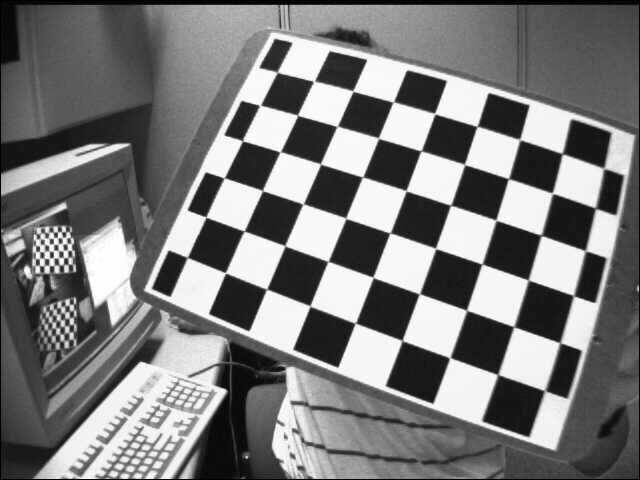
#> input picture Code/OpenCV/left03.jpg, 640 x 480 px; its folder holds 4 pictures in this run
$ python calibrate.py
#> lines starting #> are read from the running program, lines starting #| are printed output that depends on the picture; after the words box and inside, x2 and y2 are one past the last pixel; in counts of white or black regions, pixels touching at a corner belong together

from __future__ import print_function # python 2/3 compatibility
import numpy as np
import cv2
import glob

# termination criteria
criteria = (cv2.TermCriteria_EPS + cv2.TermCriteria_MAX_ITER, 30, 0.001)

# prepare object points, like (0,0,0), (1,0,0), (2,0,0), ..., (6,5,0)
objp = np.zeros((6*7,3), np.float32) # zero array for 6x7 chessboard
objp[:,:2] = np.mgrid[0:7,0:6].T.reshape(-1,2)

# Arrays to store object points and image points from all images.
objpoints = []  # 3d point in real world space
imgpoints = []  # 2d points in image plane.

images = glob.glob("*.jpg")

img = cv2.imread(images[2])
#> img is the input picture: shape (480, 640, 3); min 0, max 255, mean 122.9

print(images)

for fname in images:
    img = cv2.imread(fname)
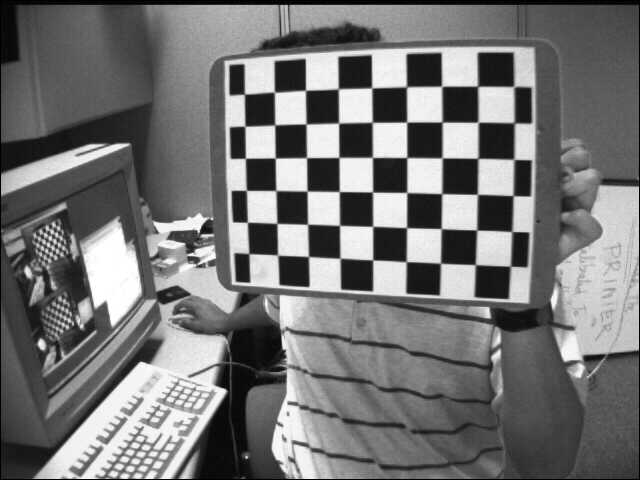
#> input picture Code/OpenCV/left01.jpg, 640 x 480 px
#> img is the input picture: shape (480, 640, 3); min 0, max 255, mean 116.6
    gray = cv2.cvtColor(img, cv2.COLOR_BGR2GRAY)

    # Find the chess board corners
    ret, corners = cv2.findChessboardCorners(gray, (7,6))
#> ret = True; corners = 42 rows, first 8: [475.4, 264.8], [440.5, 263.2], [405.9, 261.5], [372.9, 259.9], [340.6, 258.5], [308.7, 256.4], [277.6, 255.1], [476.7, 230.1]

    # If found, add object points, image points (after refining them)
    if ret == True:
        objpoints.append(objp)

        cv2.cornerSubPix(gray, corners, (11,11), (-1,-1), criteria)
        imgpoints.append(corners)

        # Draw and display the corners
        cv2.drawChessboardCorners(img, (7,6), corners, ret)
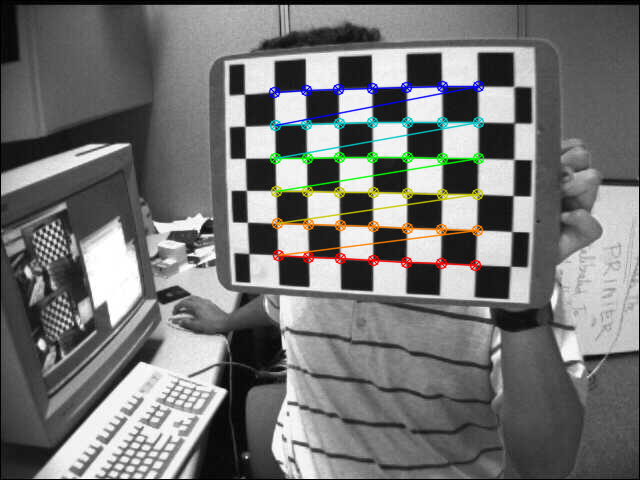
#> img: shape (480, 640, 3); 3.22% of pixels changed, all inside (x1, y1, x2, y2) = (268, 80, 485, 272)
        cv2.imshow("img", img)
        cv2.waitKey(100)
#> pass 2 of the loop `for fname in images:`:
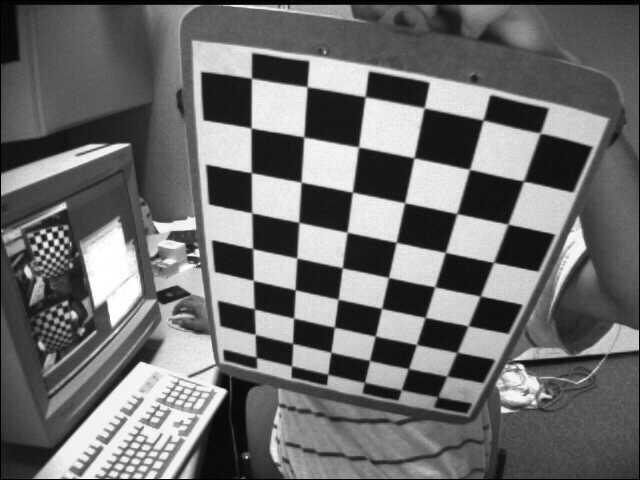
#> input picture Code/OpenCV/left02.jpg, 640 x 480 px
#> img is the input picture: shape (480, 640, 3); min 0, max 255, mean 109
#> corners = 42 rows, first 8: [254.7, 308.6], [253.5, 280.5], [252.6, 248.4], [252.4, 213.8], [251.5, 172.4], [251.8, 128.6], [251.5, 77.99], [293.3, 318]
#> `cv2.drawChessboardCorners(img, (7,6), corners, ret)`:
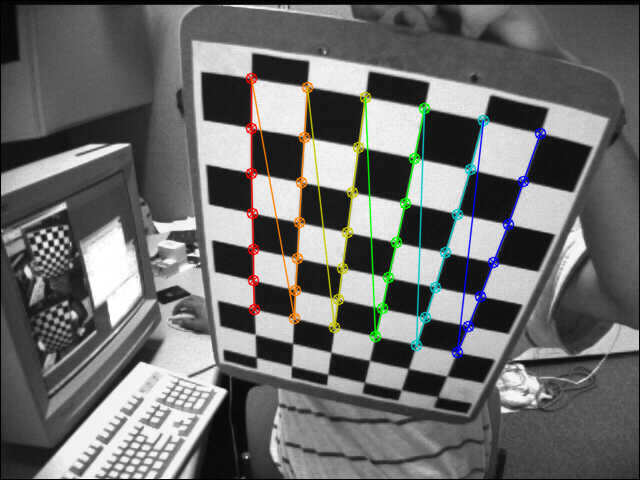
#> img: shape (480, 640, 3); 3.62% of pixels changed, all inside (x1, y1, x2, y2) = (245, 72, 547, 359)

cv2.destroyAllWindows()


# calibration
# cv2.calibrateCamera() returns the camera matrix, distortion coefficients, rotation and translation vectors...
# ret, mtx, dist, rvecs, tvecs = cv2.calibrateCamera(objpoints, imgpoints, gray.shape[::-1], None, None)

# # undistortion

# # refine camera matrix...
# img = cv2.imread('left12.jpg')
# h,  w = img.shape[:2]
# newcameramtx, roi=cv2.getOptimalNewCameraMatrix(mtx,dist,(w,h),1,(w,h))
# # cv2.imshow("roi", roi)
# # cv2.waitKey(1000)

# # undistort
# mapx,mapy = cv2.initUndistortRectifyMap(mtx,dist,None,newcameramtx,(w,h),5)
# dst = cv2.remap(img,mapx,mapy,cv2.INTER_LINEAR)

# # crop the image
# x,y,w,h = roi
# dst = dst[y:y+h, x:x+w]
# cv2.imwrite('calibresult.png',dst)
# cv2.imshow("This is the result!", dst)
# cv2.waitKey(2000)
# cv2.imwrite("result.png", dst)

# cv2.destroyAllWindows(

h,  w = img.shape[:2]
#> h = 480; w = 640

rms, camera_matrix, dist_coefs, rvecs, tvecs = cv2.calibrateCamera(objpoints, imgpoints, (w,h), None, None)

print("Image (w,h) = ", (w,h))
#| Image (w,h) =  (640, 480)
print("\nRMS", rms)
print("camera matrix: \n", camera_matrix)
print("distortion coefficients: ", dist_coefs.ravel())

# undistort image with the calibration
print("")

print("Using image: ", images[2])

newcameramtx, roi = cv2.getOptimalNewCameraMatrix(camera_matrix, dist_coefs, (w,h), 1, (w,h))

dst = cv2.undistort(img, camera_matrix, dist_coefs, None, newcameramtx)
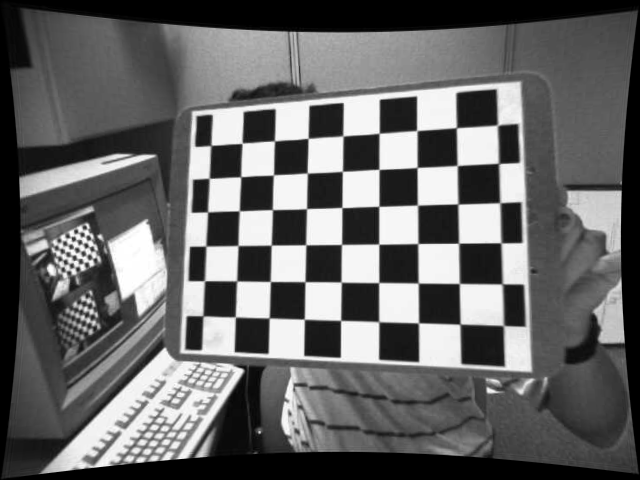
#> dst: shape (480, 640, 3); min 0, max 255, mean 101.7
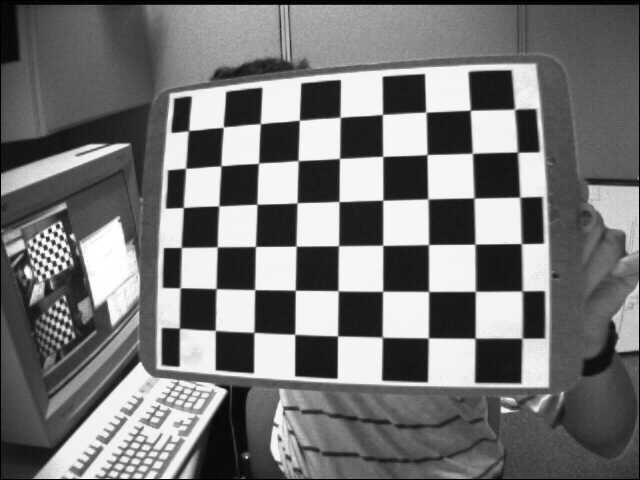
#> img: shape (480, 640, 3); min 0, max 255, mean 117.8

print("New Camera Matrix: \n", newcameramtx)
print("ROI = ", roi)

# crop and display image
x, y, w, h = roi
dst = dst[y:h, x:w]
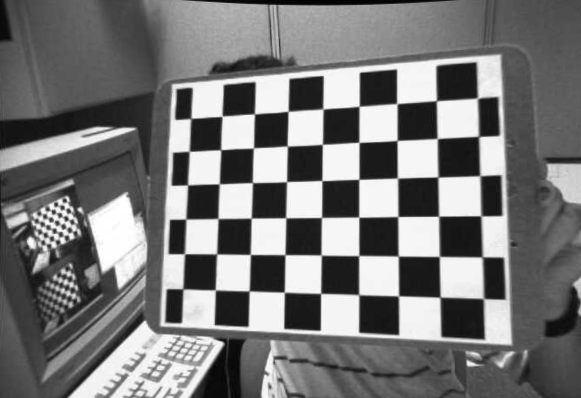
#> dst: shape (398, 581, 3); min 0, max 255, mean 119.6

cv2.imwrite("result.png", dst)
cv2.imshow("the result! ", dst)
cv2.waitKey(0)

cv2.destroyAllWindows()
